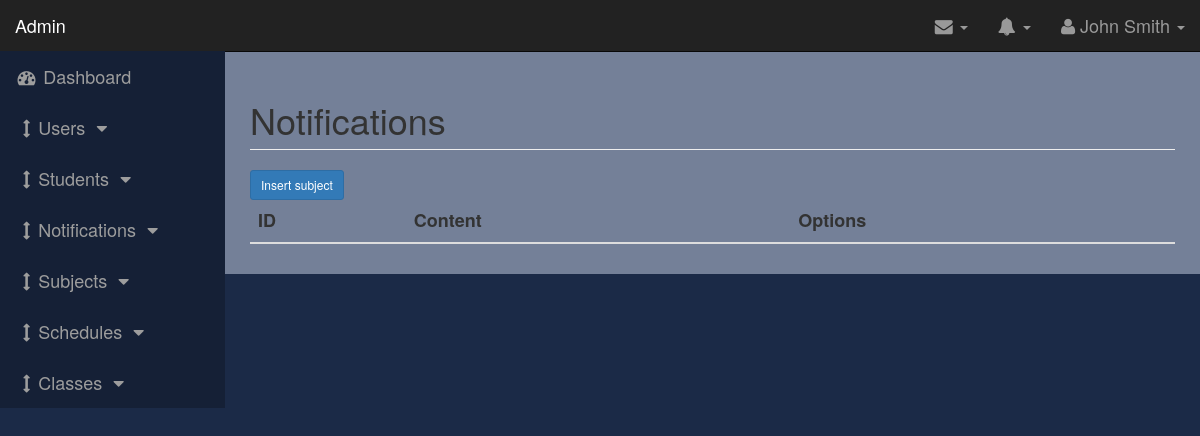
The app's page /notifications (signed in), older data.
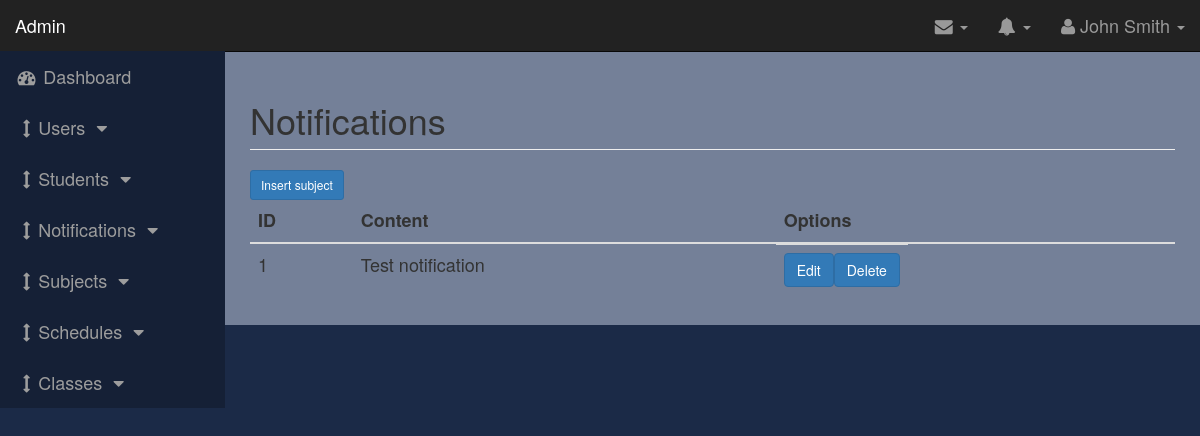
The same page, newer data.
### tables this page shows
CREATE TABLE IF NOT EXISTS `parent_notifications` (
  `id_parent_notification` int(11) NOT NULL AUTO_INCREMENT,
  `notification_content` text,
  PRIMARY KEY (`id_parent_notification`)
);

### app/controllers/Notifications.php (called while the page is built, shortened)
<?php
class Notifications extends Controller
{
  public function __construct()
  {
    $this->notificationModel = $this->model('Notification');
  }
        public function index()
        {
          $notifications = $this->notificationModel->getMessage();
          $data = [
            'notifications' => $notifications
          ];
          $this->view('notification/index', $data);
        }
    }

### app/libraries/Core.php (called while the page is built, shortened)
<?php
  class Core {
    protected $currentMethod = 'index';
    public function __construct(){
      $url = $this->getUrl();
      if(file_exists('../app/controllers/' . ucwords($url[0]). '.php')){
        unset($url[0]);
      }
      $this->currentController = new $this->currentController;
      $this->params = $url ? array_values($url) : [];
      call_user_func_array([$this->currentController, $this->currentMethod], $this->params);
    }
    public function getUrl(){
      if(isset($_GET['url'])){
        $url = rtrim($_GET['url'], '/');
        $url = filter_var($url, FILTER_SANITIZE_URL);
        $url = explode('/', $url);
        return $url;
      }
    }
  }

### public/index.php (called while the page is built, shortened)
<?php
$init = new Core;

### app/libraries/Database.php (called while the page is built, shortened)
<?php
  class Database {
    private $host = DB_HOST;
    private $user = DB_USER;
    private $pass = DB_PASS;
    private $dbname = DB_NAME;
    private $dbh;
    private $stmt;
    public function __construct(){
      $dsn = 'mysql:host=' . $this->host . ';dbname=' . $this->dbname;
      $options = array(
        PDO::ATTR_PERSISTENT => true,
        PDO::ATTR_ERRMODE => PDO::ERRMODE_EXCEPTION
      );
      try{
        $this->dbh = new PDO($dsn, $this->user, $this->pass, $options);
      } catch(PDOException $e){
        $this->error = $e->getMessage();
        echo $this->error;
      }
    }
    public function query($sql){
      $this->stmt = $this->dbh->prepare($sql);
    }
    public function execute(){
      return $this->stmt->execute();
    }
    public function resultSet(){
      $this->execute();
      return $this->stmt->fetchAll(PDO::FETCH_OBJ);
    }
  }

### app/models/Notification.php (called while the page is built, shortened)
<?php
    class Notification
    {
        private $db;
        public function __construct()
        {
            $this->db = new Database();
        }
        public function getMessage()
        {
            $this->db->query('SELECT id_parent_notification, notification_content FROM parent_notifications');
            $notification = $this->db->resultSet();
            return $notification;
        }
    }

### app/views/notification/index.php (the view, shortened to what this page needs)
<?php require APPROOT . '/views/inc/admin/header.php'; ?>
<div id="page-wrapper">
    <div class="container-fluid">
        <div class="row">
            <div class="col-lg-12">
                <h1 class="page-header">
                  Notifications
                </h1>
                <a class="d-none d-sm-inline-block btn btn-sm btn-primary shadow-sm" href="<?php echo URLROOT . "/notifications/insert" ?>">Insert subject</a>
            </div>
        </div>
        <table class="table table-hover">
  <thead>
    <tr>
      <th scope="col">ID</th>
      <th scope="col">Content</th>
      <th scope="col">Options</th>
    </tr>
  </thead>
    <?php $i = 0; ?>
    <?php foreach ($data['notifications'] as $notification) : ?>
  <tbody>
    <tr>
      <?php
      echo '
        <td>' . ++$i . '</td>
        <td>' . $notification->notification_content . '</td>
        <td class="buttons-pos">
        <a class="btn btn-primary" href=' . URLROOT . "/notifications/edit/" . $notification->id_parent_notification . '>Edit</a>
        '?>
        <form action="<?php echo URLROOT . "/notifications/delete/" . $notification->id_parent_notification ?>" method="POST">
        <button class="btn btn-primary" type="submit" name="delete">Delete</button>
    </form></td>
    </tr>
  </tbody>
  <?php endforeach; ?>
</table>
    </div>
</div>
<?php require APPROOT . '/views/inc/admin/footer.php'; ?>

Row changes from the older to the newer data that the page shows:
added parent_notifications: notification_content "Test notification"
